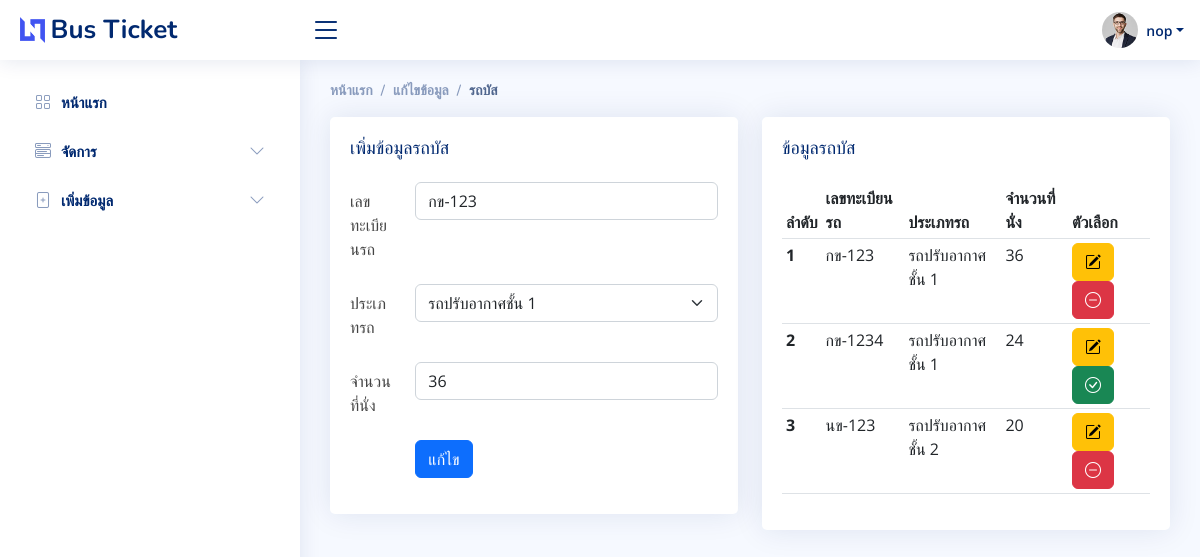
The page /bus_edit.php?bus_id=2 (signed in) on the database its author committed.
### tables this page shows
CREATE TABLE `bus` (
  `bus_id` int(11) NOT NULL,
  `bus_name` varchar(50) NOT NULL,
  `bus_type` varchar(50) NOT NULL,
  `total_seats` int(11) NOT NULL,
  `created_at` datetime NOT NULL DEFAULT current_timestamp(),
  `updated_at` datetime NOT NULL DEFAULT current_timestamp(),
  `bus_status` int(11) NOT NULL DEFAULT 0 COMMENT '0 = เปิดใช้งาน , 1 = ปิดใช้งาน'
);

### bus_edit.php (the view, shortened to what this page needs)
<!DOCTYPE html>
<html lang="en">
<head>
    <link href="assets/vendor/bootstrap/css/bootstrap.min.css" rel="stylesheet">
    <link href="assets/vendor/bootstrap-icons/bootstrap-icons.css" rel="stylesheet">
    <link href="assets/vendor/boxicons/css/boxicons.min.css" rel="stylesheet">
    <link href="assets/vendor/quill/quill.snow.css" rel="stylesheet">
    <link href="assets/vendor/quill/quill.bubble.css" rel="stylesheet">
    <link href="assets/vendor/remixicon/remixicon.css" rel="stylesheet">
    <link href="assets/vendor/simple-datatables/style.css" rel="stylesheet">
    <link href="assets/css/style.css" rel="stylesheet">
</head>
<body>
    <?php
    require("Components/header.php");
    ?>
    <?php
    require("Components/sidebar.php");
    ?>
    <main id="main" class="main">
        <div class="pagetitle">
            <nav>
                <ol class="breadcrumb">
                    <li class="breadcrumb-item"><a href="index.php">หน้าแรก</a></li>
                    <li class="breadcrumb-item">แก้ไขข้อมูล</li>
                    <li class="breadcrumb-item active">รถบัส</li>
                </ol>
            </nav>
        </div>
        <section class="section">
            <div class="row">
                <div class="col-lg-6">
                    <div class="card">
                        <div class="card-body">
                            <h5 class="card-title">เพิ่มข้อมูลรถบัส</h5>
                            <?php
                            if (empty($_SESSION) || empty($_GET)) {
                                echo '<META HTTP-EQUIV="Refresh" CONTENT="0;URL=index.php">';
                            } else {
                                $sql = 'SELECT * from bus where bus_id = ' . $_GET["bus_id"];
                                $result = mysqli_query($conn, $sql);
                                $data = mysqli_fetch_assoc($result);
                            }
                            ?>
                            <form class="needs-validation" novalidate method="post">
                                <div class="row mb-3">
                                    <label for="inputText" class="col-sm-2 col-form-label">เลขทะเบียนรถ</label>
                                    <div class="col-sm-10">
                                        <input type="text" name="bus_name" class="form-control" id="yourName" value="<?= $data['bus_name']; ?>" required>
                                    </div>
                                </div>
                                <div class="row mb-3">
                                    <label class="col-sm-2 col-form-label">ประเภทรถ</label>
                                    <div class="col-sm-10">
                                        <select class="form-select" aria-label="Default select example" name="bus_type" required>
                                            <option value="รถปรับอากาศชั้น 1" <?php if ($data['bus_type'] == 'รถปรับอากาศชั้น 1') {
                                                                                    echo 'selected';
                                                                                }
                                                                                ?>>รถปรับอากาศชั้น 1</option>
                                        </select>
                                    </div>
                                </div>
                                <div class="row mb-3">
                                    <label for="inputNumber" class="col-sm-2 col-form-label">จำนวนที่นั่ง</label>
                                    <div class="col-sm-10">
                                        <input type="number" class="form-control" name="total_seats" value="<?= $data['total_seats']; ?>" required>
                                    </div>
                                </div>
                                <div class="row mb-3">
                                    <label class="col-sm-2 col-form-label"></label>
                                    <div class="col-sm-10">
                                        <button type="submit" class="btn btn-primary">แก้ไข</button>
                                    </div>
                                </div>
                            </form>
                        </div>
                    </div>
                </div>
                <div class="col-lg-6">
                    <div class="card">
                        <div class="card-body">
                            <h5 class="card-title">ข้อมูลรถบัส</h5>
                            <table class="table table-sm">
                                <thead>
                                    <tr>
                                        <th scope="col">ลำดับ</th>
                                        <th scope="col">เลขทะเบียนรถ</th>
                                        <th scope="col">ประเภทรถ</th>
                                        <th scope="col">จำนวนที่นั่ง</th>
                                        <th scope="col">ตัวเลือก</th>
                                    </tr>
                                </thead>
                                <tbody>
                                    <?php
                                    $sql_select = 'SELECT * FROM bus';
                                    $result = mysqli_query($conn, $sql_select);
                                    $i = 1;
                                    foreach ($result as $data) {
                                    ?>
                                        <tr>
                                            <th scope="row"><?= $i; ?></th>
                                            <td><?= $data['bus_name']; ?></td>
                                            <td><?= $data['bus_type']; ?></td>
                                            <td><?= $data['total_seats']; ?></td>
                                            <td>
                                                <a href="bus_edit.php?bus_id=<?= $data['bus_id']; ?>" title="แก้ไข" class="btn btn-warning"><i class="bi bi-pencil-square"></i></a>
                                                <?php
                                                    if ($data['bus_status'] == 0) {
                                                ?>
                                                <a href="bus_disable.php?bus_id=<?= $data['bus_id']; ?>" title="ปิดใช้งาน" class="btn btn-danger"><i class="bi bi-dash-circle"></i></a>
                                                <?php } else { ?>
                                                    <a href="bus_disable.php?bus_id=<?= $data['bus_id']; ?>" title="เปิดใช้งาน" class="btn btn-success"><i class="bi bi-check-circle"></i></a>
                                                <?php } ?>
                                            </td>
                                        </tr>
                                    <?php
                                        $i++;
                                    }
                                    ?>
                                </tbody>
                            </table>
                        </div>
                    </div>
                </div>
            </div>
        </section>
    </main>
</body>
</html>

### assets/css/style.css (style rules this page uses)
:root { scroll-behavior: smooth; }
body { font-family: "Open Sans", sans-serif; background: #f6f9ff; color: #444444; }
a { color: #4154f1; text-decoration: none; }
h1, h2, h3, h4, h5, h6 { font-family: "Nunito", sans-serif; }
#main { margin-top: 60px; padding: 20px 30px; transition: all 0.3s; }
.pagetitle { margin-bottom: 10px; }
.card { margin-bottom: 30px; border: none; border-radius: 5px; box-shadow: 0px 0 30px rgba(1, 41, 112, 0.1); }
.card-title { padding: 20px 0 15px 0; font-size: 18px; font-weight: 500; color: #012970; font-family: "Poppins", sans-serif; }
.card-body { padding: 0 20px 20px 20px; }
.breadcrumb { font-size: 14px; font-family: "Nunito", sans-serif; color: #899bbd; font-weight: 600; }
.breadcrumb a { color: #899bbd; transition: 0.3s; }
.breadcrumb .breadcrumb-item::before { color: #899bbd; }
.breadcrumb .active { color: #51678f; font-weight: 600; }
@media (min-width: 1200px) { #main, #footer { margin-left: 300px; } }

### rows shown on the page
bus: bus_name "กข-123", bus_type "รถปรับอากาศชั้น 1", total_seats "36"
bus: bus_name "กข-1234", bus_type "รถปรับอากาศชั้น 1", total_seats "24"
bus: bus_name "นข-123", bus_type "รถปรับอากาศชั้น 2", total_seats "20"

### other values the page prints
$_SESSION['first_name'] "nop"
